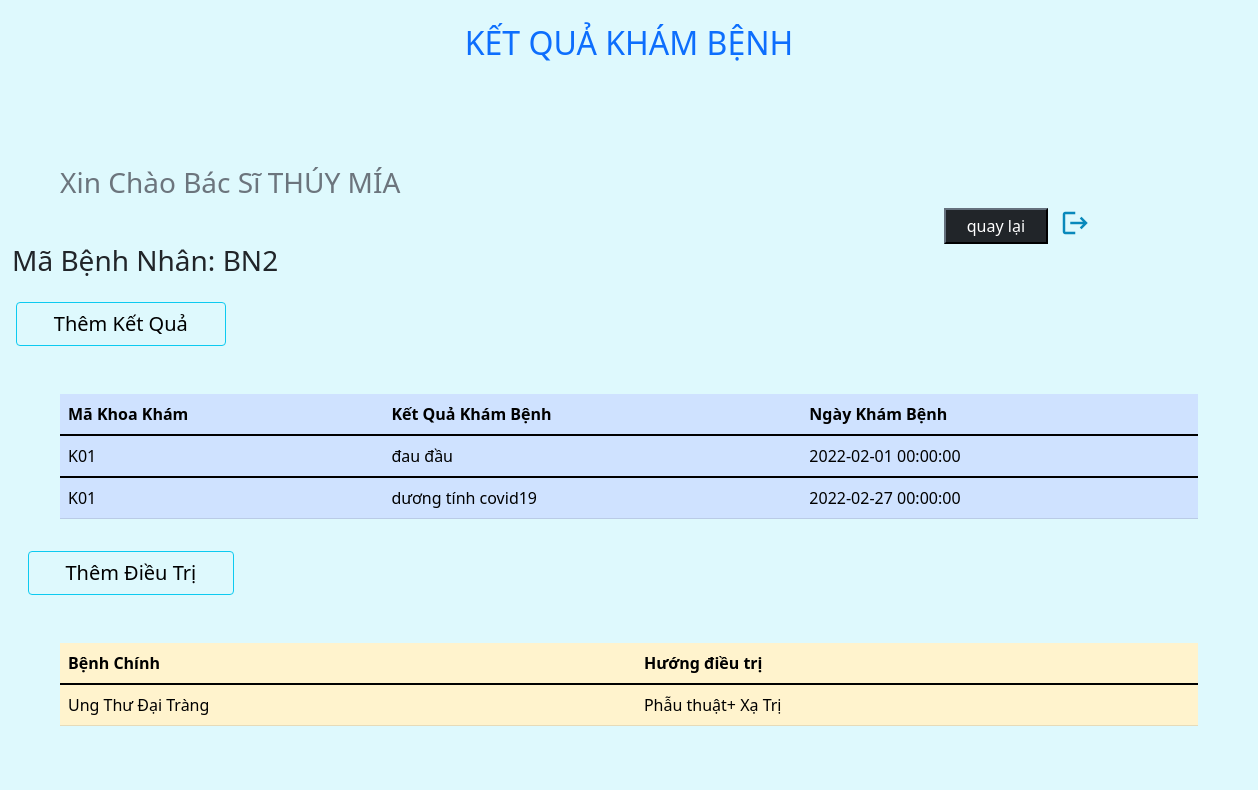
Page /UI/bs/CTkqxetnghiem.php?id=BN2 (signed in) on the committed database.
### tables this page shows
CREATE TABLE `bacsi` (
  `mabs` varchar(100) NOT NULL,
  `tenbs` varchar(100) DEFAULT NULL,
  `makhoa` varchar(100) DEFAULT NULL,
  `sdt` decimal(10,0) DEFAULT NULL,
  `matkhau` varchar(100) DEFAULT NULL,
  `diachi` varchar(100) DEFAULT NULL
);

CREATE TABLE `khambenh` (
  `mabn` varchar(100) NOT NULL,
  `makhoakham` varchar(100) NOT NULL,
  `ketquakham` varchar(100) DEFAULT NULL,
  `ngaykham` datetime NOT NULL
);

CREATE TABLE `dieutri` (
  `mabn` varchar(100) NOT NULL,
  `benhchinh` varchar(100) NOT NULL,
  `huongdieutri` varchar(200) NOT NULL
);

### UI/bs/CTkqxetnghiem.php (the view, shortened to what this page needs)
<?php
$mabn = $_GET['id'];
?>
<!DOCTYPE html>
<html lang="en">
<head>
    <?php include './template/header.php' ?>
</head>
<body>
<div class="container-fluid ">
    <div class="row loginbs ">
        <div class="col-md-12 pt-4 pb-5 text-primary text-center">
            <h2>KẾT QUẢ KHÁM BỆNH </h2>
        </div>
    </div>
</div>
<?php    include '../../BusinessLogic/bs/dbConfig.php';
$mabs = $_SESSION['LoginOK'];
$query = "SELECT * FROM bacsi WHERE  mabs ='$mabs'";
$result = mysqli_query($db, $query);
$rs = mysqli_fetch_array($result);
$tenbs = $rs['tenbs'] ;
?>
<div class="container-fluid loginbs pb-5">
    <div class="row ">
        <div class="col-md-12">
            <div class="row">
                <div class=" text-secondary text-start mt-5 ms-5">
                <h3>Xin Chào Bác Sĩ <?php echo $tenbs ?></h3>
                </div>
                <div class=" text-end  ">
                    <div class="row">
                        <span class="col-md-9"></span>
                        <button class="col-md-1  text-center btn-dark"> <a href="./kqxn.php" class="text-decoration-none text-white"> quay lại</a></button>
                        <a href="../../BusinessLogic/bs/logout.php" class="text-decoration-none text-start col-md-1">
                        <span class="material-icons  col-md-1 ">
                   </span></a>
                </div>
                </div>
            </div>
            <div class="row">
            <h3>Mã Bệnh Nhân: <?php echo $mabn ?></h3>
                <div class=" mt-3 ms-3 btn btn-outline-info col-md-2"> <a href="./themketqua.php?id=<?php echo $mabn ?>" style="text-decoration: none; font-size: 20px; color: black" >Thêm Kết Quả</a></div>
            </div>
            <div class="row mt-5 ms-5 me-5">
                <table class="table table-primary">
                    <thead>
                      <tr>
                        <th scope="col"> Mã Khoa Khám</th>
                        <th scope="col">Kết Quả Khám Bệnh</th>
                        <th scope="col">Ngày Khám Bệnh</th>
                      </tr>
                    </thead>
                    <?php     $conn = mysqli_connect('localhost', 'root', '', 'benhvien');
          $mabn = $_GET['id'];
          $sql = "SELECT * FROM khambenh where mabn= '$mabn'";
          $result = mysqli_query($conn, $sql);
          if (mysqli_num_rows($result) > 0) {
            while ($row = mysqli_fetch_assoc($result)) {
          ?>
                    <tbody>
                      <tr>
                        <td><?php echo $row['makhoakham'] ?></td>
                        <td><?php echo $row['ketquakham'] ?></td>
                        <td><?php echo $row['ngaykham'] ?></td>
                    </tbody>
                    <?php
            }
        }
                    ?>
                  </table>
         </div>
         <div class=" mt-3 ms-3 btn btn-outline-info col-md-2"> <a href="./themdieutri.php?id=<?php echo $mabn ?>" style="text-decoration: none; font-size: 20px; color: black" >Thêm Điều Trị</a></div>
         <div class="row mt-5 ms-5 me-5">
                <table class="table table-warning col-md-6">
                    <thead>
                      <tr>
                        <th scope="col">Bệnh Chính </th>
                        <th scope="col">Hướng điều trị</th>
                      </tr>
                    </thead>
                    <?php     $conn = mysqli_connect('localhost', 'root', '', 'benhvien');
          $mabn = $_GET['id'];
          $sql = "SELECT * FROM dieutri where mabn= '$mabn'";
          $result = mysqli_query($conn, $sql);
          if (mysqli_num_rows($result) > 0) {
            while ($row = mysqli_fetch_assoc($result)) {
          ?>
                    <tbody>
                      <tr>
                        <td><?php echo $row['benhchinh'] ?></td>
                        <td><?php echo $row['huongdieutri'] ?></td>
                    </tbody>
                    <?php
            }
        }
                    ?>
                  </table>
         </div>
    </div>
</div>
<?php include './template/footer.php' ?>

### UI/assets/css/bs.css (style rules this page uses)
.material-icons { font-size: 30px ; color: rgb(9, 137, 187); ; cursor: pointer; }
.loginbs { background-color: rgba(192, 243, 252, 0.521); height: 100%; }

### rows in the picture
bacsi: tenbs "THÚY MÍA"
khambenh: makhoakham "K01", ketquakham "đau đầu", ngaykham "2022-02-01 00:00:00"
khambenh: makhoakham "K01", ketquakham "dương tính covid19", ngaykham "2022-02-27 00:00:00"
dieutri: benhchinh "Ung Thư Đại Tràng", huongdieutri "Phẫu thuật+ Xạ Trị"

### other values in the picture
$mabn "BN2"
